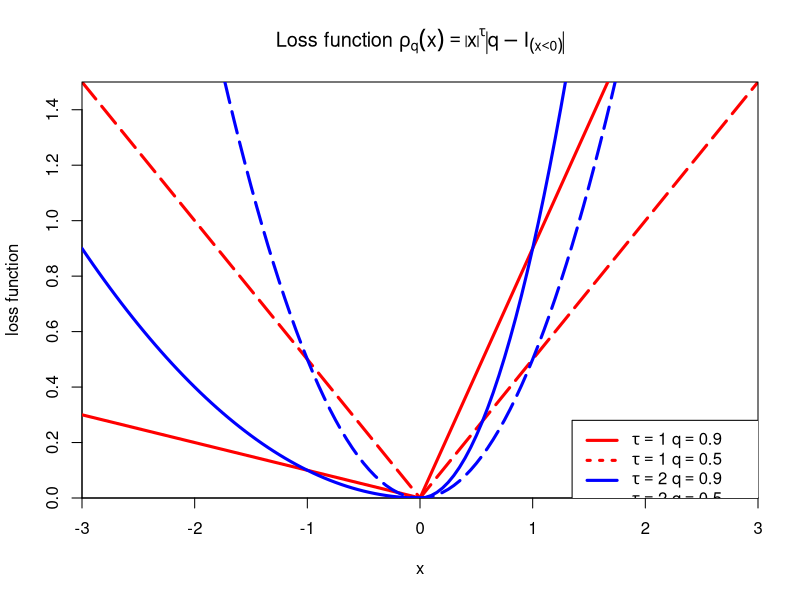

Generate this figure with R:
"rho_q" <- function(u, q)
 {  f <- ifelse (u<0, abs(q-1)*abs(u), abs(q)*abs(u) )  
        list(f = f) }
"rho_e" <- function(u, q)
{   f <- ifelse (u<0, abs(q-1)*u*u, abs(q)*u*u)  
  list(f = f) }
 
 
q_050   =   0.5
q_090   =   0.90
ngrid   =   120
xgrid       =   -3 + 6*(0:ngrid)/(ngrid)
y_rho1_05   =   rho_q(xgrid, q_050)
y_rho1_09   =   rho_q(xgrid, q_090)
y_rho2_05   =   rho_e(xgrid, q_050)
y_rho2_09   =   rho_e(xgrid, q_090)

plot_title  = expression(paste("Loss function ",
              rho[q](x) == abs(x)^{tau}*abs(q-I[(x<0)])))
plot(xgrid, y_rho1_05$f,
     type="l",col="red", lwd=3,lty=5,
     cex.axis=1,xaxs="i",yaxs="i",xlab="x",
     ylab="loss function",main= plot_title
     ) #end of plot
lines(xgrid, y_rho1_09$f, type="l",col="red",lwd=3)
lines(xgrid, y_rho2_05$f, type="l",col="blue",lwd=3,lty=5)
lines(xgrid, y_rho2_09$f, type="l",col="blue",lwd=3)

legend( 1.35,.28,
        c(expression(paste(tau == 1, " ", q==0.9)),
          expression(paste(tau == 1, " ", q==0.5)),
          expression(paste(tau == 2, " ", q==0.9)),
          expression(paste(tau == 2, " ", q==0.5))
            ),
        text.width=8,
        lwd=c(3,3,3,3),
        lty=c(1,3,1,3),
        col=c("red","red","blue","blue")
        )  # end of legend
